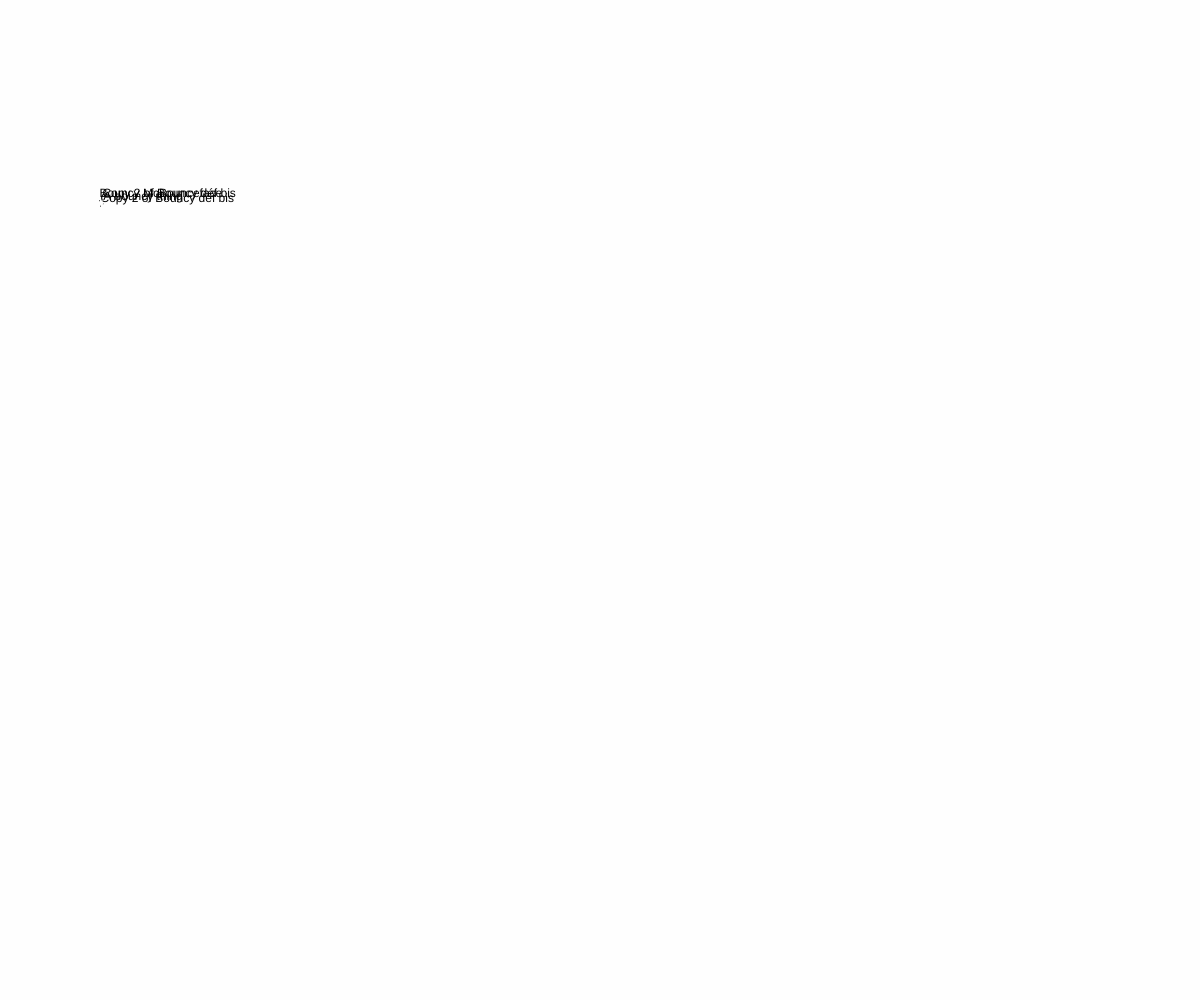
Frame 1 (no input)
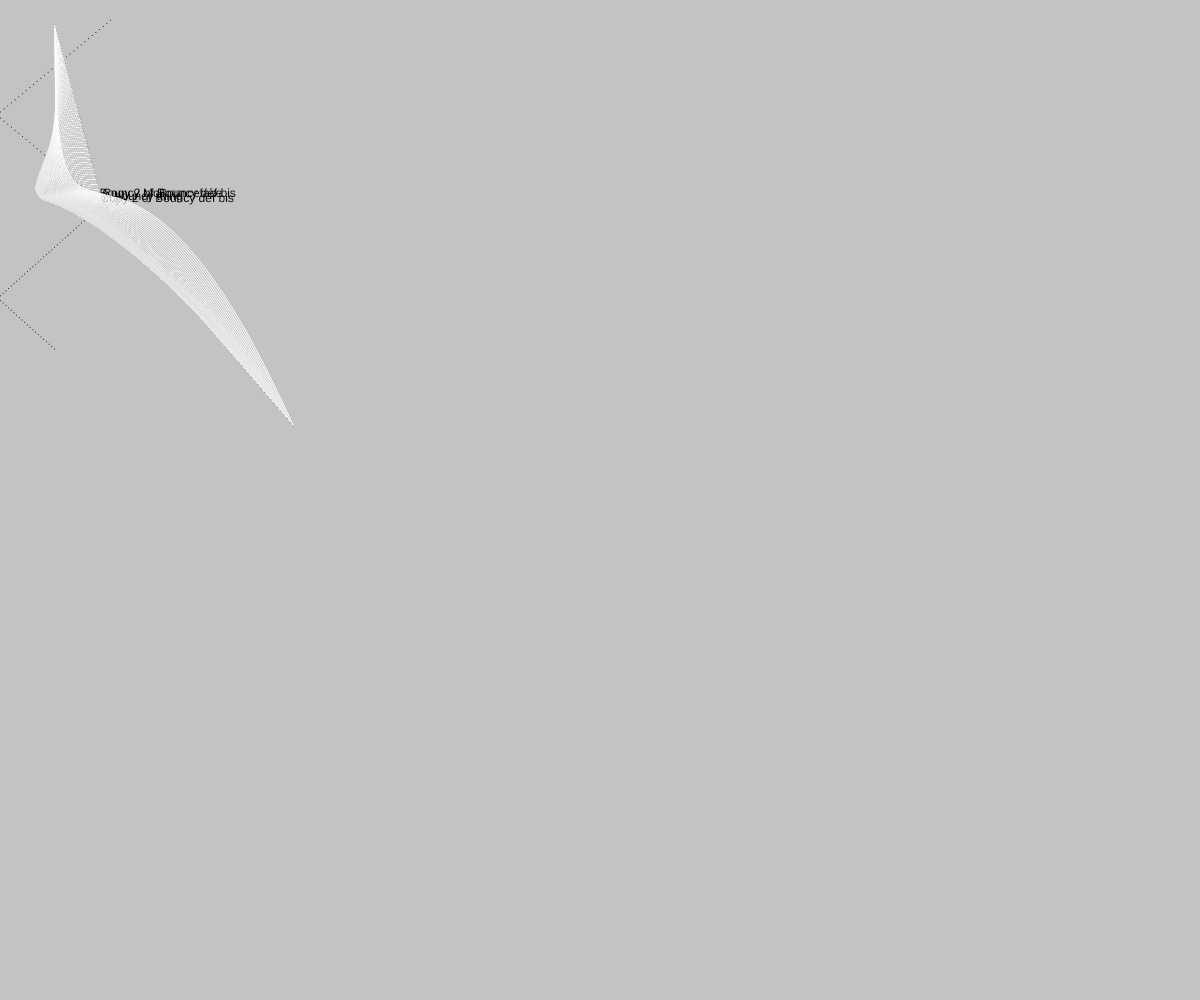
Frame 60 (no input)
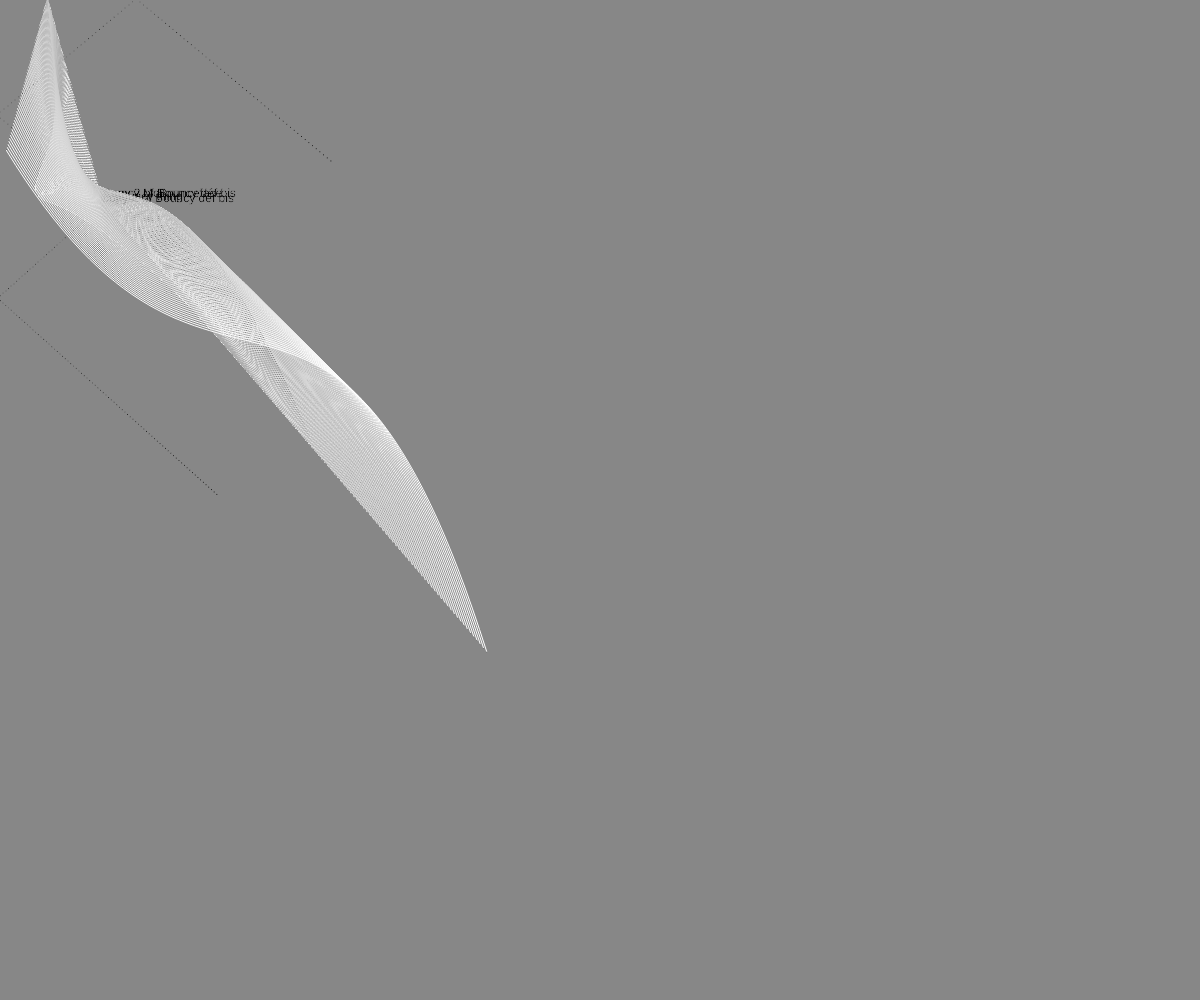
Frame 120 (the mouse pressed at the canvas centre since frame 60)

The p5.js sketch that drew these frames (run headless with seeded random() and noise() and a simulated clock; from frame 60 on, the mouse is pressed at the canvas centre):

// p5.js sketch
// ── sketch.js
let bouncy = {
  size: 16,
  posX: 100,
  posY: 200,
  vitX: Math.random() * 8 - 4,
  vitY: Math.random() * 8 - 4,
  name: "A bouncy thing",

  bouger: function () {
    this.posX += this.vitX;
    this.posY += this.vitY;
  },

  rebondir: function () {
    if (this.posX + this.size > width || this.posX < 0) {
      this.vitX *= -1;
    }
    if (this.posY + this.size > height || this.posY < 0) {
      this.vitY *= -1;
    }
  },

  afficher: function () {
    stroke(0);
    triangle(this.posX, this.posY, this.size);
    noStroke();
    text(this.name, this.posX, this.posY - 4);
  },

  update: function () {
    this.bouger();
    this.rebondir();
    this.afficher();
  }
};

// Création des copies avec Object.create
let Blabla = Object.create(bouncy);
Blabla.name = "Bouncy McBounceface";
Blabla.vitX = Math.random() * 8 - 4;
Blabla.vitY = Math.random() * 8 - 4;

let Chaton = Object.create(bouncy);
Chaton.name = "Copy 2 of Bouncy déf bis";
Chaton.vitX = Math.random() * 8 - 4;
Chaton.vitY = Math.random() * 8 - 4;

let Delta = Object.create(bouncy);
Delta.name = "Copy 2 of Bouncy déf bis";
Delta.vitX = Math.random() * 8 - 4;
Delta.vitY = Math.random() * 8 - 4;

function setup() {
  createCanvas(windowWidth, windowHeight);
  frameRate(120);
}

function draw() {
  background(0, 0, 0, 1);

  bouncy.update();
  Blabla.update();
  Chaton.update();
  Delta.update();
  

  // Dessin du triangle reliant les 3 objets
  noFill();
  stroke(255);
  bezier(
    bouncy.posX, bouncy.posY,
    Blabla.posX, Blabla.posY,
    Chaton.posX, Chaton.posY,
    Delta.posX, Delta.posY
  );
}
